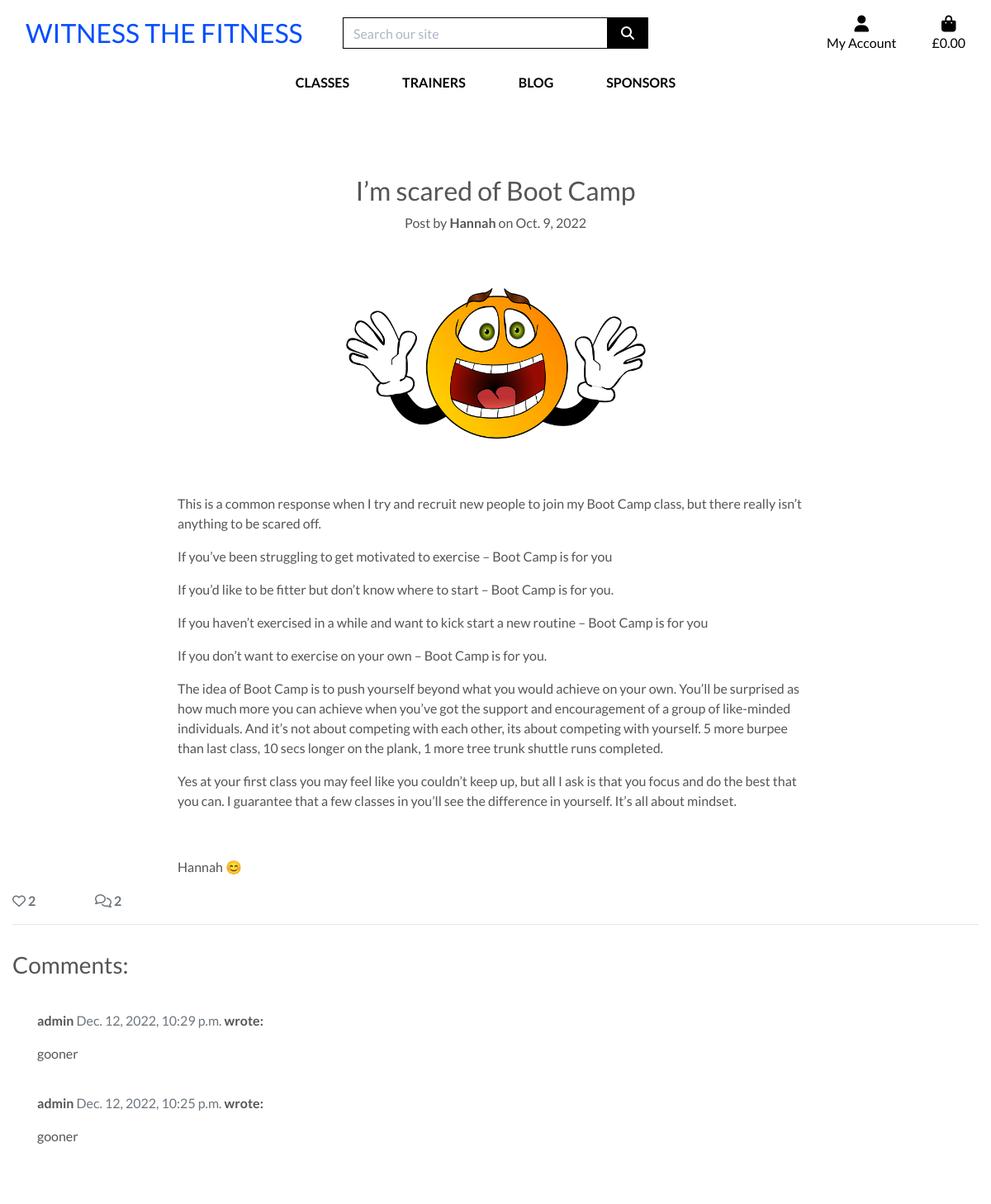
The page /blog/im-scared-of-boot-camp/ on the database its author committed.
### blog/models.py (models this page shows, shortened)
class Post(models.Model):
    title = models.CharField(max_length=200, unique=True)
    slug = models.SlugField(max_length=200, unique=True)
    author = models.ForeignKey(User, on_delete=models.CASCADE, related_name="blog_posts")
    created_on = models.DateField(auto_now_add=True)
    featured_image = models.ImageField(null=True, blank=True)
    content = models.TextField()
    excerpt = models.TextField(blank=True)
    updated_on = models.DateTimeField(auto_now=True)
    status = models.IntegerField(choices=STATUS, default=0)
    likes = models.ManyToManyField(UserProfile, related_name="post_likes", blank=True)
    class Meta:
        ordering = ["-created_on"]
    prepopulated_fields = {'slug': slugify}
    def number_of_likes(self):
        return self.likes.count()

class Comment(models.Model):
    post = models.ForeignKey(Post, on_delete=models.CASCADE,
                             related_name="comments")
    name = models.ForeignKey(User, on_delete=models.CASCADE,
                             related_name="user_comments")
    body = models.TextField()
    created_on = models.DateTimeField(auto_now_add=True)
    class Meta:
        ordering = ["created_on"]

### blog/views.py (the view, shortened to what this page needs)
# urls.py: path('<slug:slug>/', views.PostDetail.as_view(), name='post_detail'),
class PostDetail(View):
    def get(self, request, slug, *args, **kwargs):
        queryset = Post.objects.filter(status=1)
        post = get_object_or_404(queryset, slug=slug)
        comments = post.comments.order_by("-created_on")
        liked = False
        if post.likes.filter(id=self.request.user.id).exists():
            liked = True
        template = 'blog/post_detail.html'
        context = {
            "post": post,
            "comments": comments,
            "liked": liked,
            "comment_form": CommentForm(),
        }
        return render(request, template, context)

### blog/forms.py
class CommentForm(forms.ModelForm):
    class Meta:
        model = Comment
        fields = ['body']

### bag/contexts.py (called while the page is built, shortened)
def bag_contents(request):
    bag_items = []
    total = 0
    product_count = 0
    bag = request.session.get('bag', {})
    context = {
        'bag_items': bag_items,
        'total': total,
        'product_count': product_count,
    }
    return context

### blog/templates/blog/post_detail.html (shortened to what this page needs)
{% extends "base.html" %}
{% load static %}
{% block page_header %}
    <div class="container header-container">
    </div>
{% endblock %}
{% block content %}
<div class="overlay"></div>
<div class="container-fluid mt-5">
    <div class="row">
        <div class="col-6 offset-3 text-center">
            <h2 class="brand">{{ post.title }}</h2>
            <p>Post by <strong>{{ post.author }}</strong> on {{ post.created_on }}</p>
        </div>
    </div>
    <div class="row">
        <div class="col-4 offset-4">
            {% if post.featured_image %}
            <img class="card-img-top" src=" {{ post.featured_image.url }}" alt="post-image">
            {% else %}
            <img class="card-img-top" src=" {{ MEDIA_URL }}noimage.png" alt="post-image">
            {% endif %}
        </div>
    </div>
    <div class="row">
        <div class="col-8 offset-2">
            <div>{{ post.content | safe }}</div>
        </div>
    </div>
    <div class="row">
        <div class="col-1">
            <strong>
                {% if user.is_authenticated %}
                <form action="{% url 'post_like' post.slug %}" class="d-inline" method="POST">
                    {% csrf_token %}
                    {% if liked %}
                    <button type="submit" name="blogpost_id" value="{{ post.slug }}" class="btn-like"><i
                            class="fas fa-heart"></i></button>
                    {% else %}
                    <button type="submit" name="blogpost_id" value="{{ post.slug }}" class="btn btn-like"><i
                            class="far fa-heart"></i></button>
                    {% endif %}
                </form>
                {% else %}
                <span class="text-secondary"><i class="far fa-heart"></i></span>
                {% endif %}
                <span class="text-secondary">{{ post.number_of_likes }}</span>
            </strong>
        </div>
        <div class="col-1">
            {% with comments.count as total_comments %}
            <strong class="text-secondary"><i class="far fa-comments"></i>
                {{ total_comments}}
            </strong>
            {% endwith %}
        </div>
    </div>
    <hr>
    <div class="row">
        <div class="col-md-8 card mb-4  mt-3 ">
            <h3>Comments:</h3>
            <div class="card-body">
                {% for comment in comments %}
                <div class="comments" style="padding: 10px;">
                    <p class="font-weight-bold">
                        {{ comment.name }}
                        <span class=" text-muted font-weight-normal">
                            {{ comment.created_on }}
                        </span> wrote:
                    </p>
                    {{ comment.body | linebreaks }}
                </div>
                {% endfor %}
            </div>
        </div>
    </div>
</div>
{% endblock %}

### static/css/base.css (style rules this page uses)
html { height: 100%; }
body { background: url('/media/homepage_background.jpg') no-repeat center center fixed; background-size: cover; height: calc(100vh - 164px); color: #555; font-family: 'Lato'; }
.overlay { height: 100%; width: 100%; top: 0; left: 0; position: fixed; background: white; z-index: -1; }
.card { border: none; background-color: transparent; }
.card-img-top { width: 100%; height: 25vw; object-fit: scale-down; }
@media (min-width: 1200px) { .container { max-width: 80%; } }
@media (min-width: 992px) { .header-container { padding-top: 164px; } }

### rows shown on the page
Post: title "I’m scared of Boot Camp", author "Hannah", created_on "Oct. 9, 2022", featured_image (picture), content "This is a common response when I try and recruit new people to join my Boot Camp class, but there really isn’t anything to be scared off. If you’ve been struggling to get motivated to exercise – Boot Camp is for you If you’d like to be fitter but don’t know where to start – Boot Camp is for you. If you haven’t exercised in a while and want to kick start a new routine – Boot Camp is for you If you don’t want to exercise on your own – Boot Camp is for you. The idea of Boot Camp is to push yourself beyond what you would achieve on your own. You’ll be surprised as how much more you can achieve when you’ve got the support and encouragement of a group of like-minded individuals. And it’s not…", number_of_likes "2"
Comment: name "admin", created_on "Dec. 12, 2022, 10:29 p.m.", body "gooner"
Comment: name "admin", created_on "Dec. 12, 2022, 10:25 p.m.", body "gooner"

### other values the page prints
{{ total_comments }} "2"
